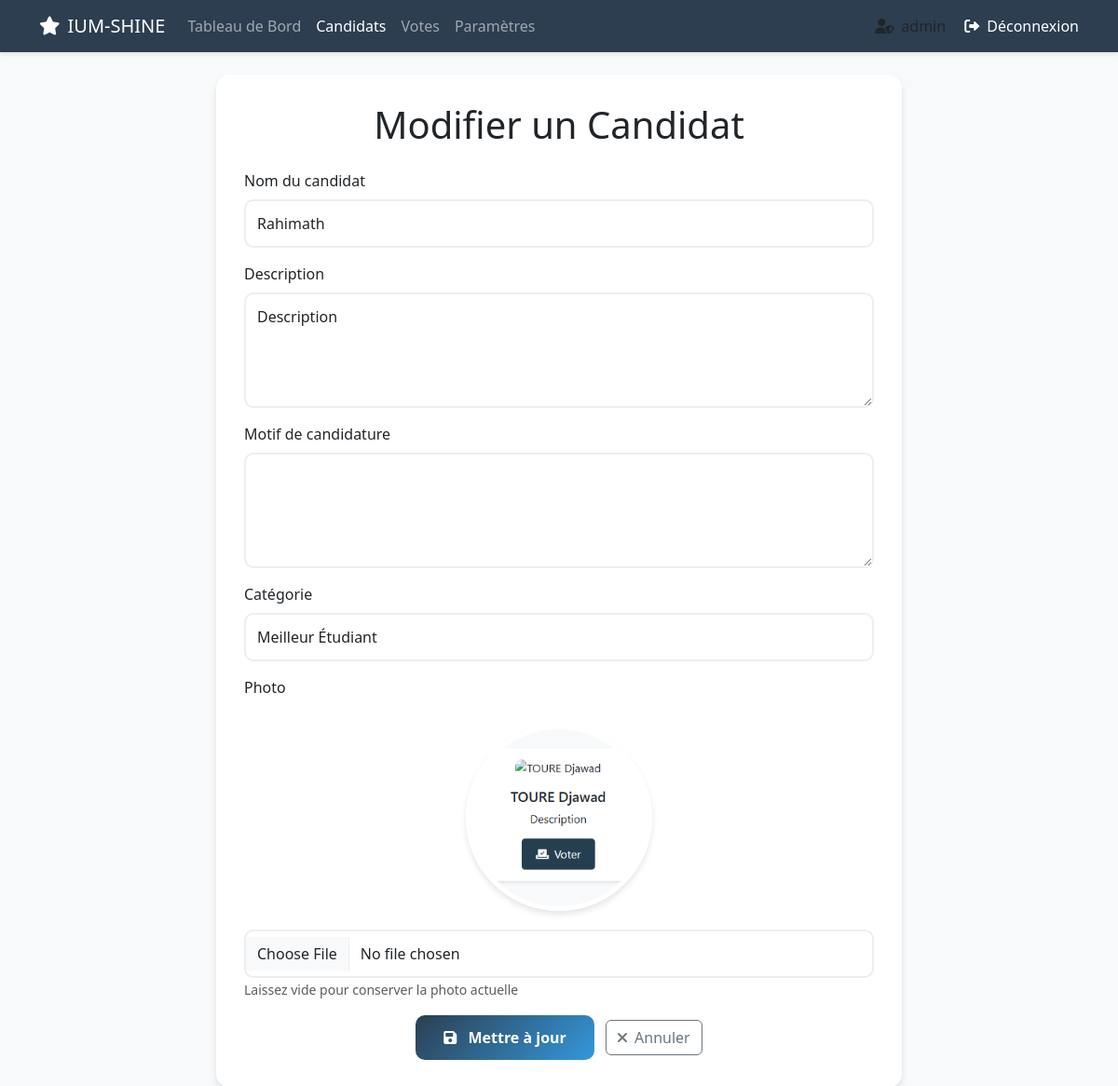
/admin.php?route=candidates&action=edit&id=2 (signed in), run on the app's committed database.
### tables this page shows
CREATE TABLE IF NOT EXISTS `candidates` (
  `id` int NOT NULL AUTO_INCREMENT,
  `category_id` int NOT NULL,
  `name` varchar(100) NOT NULL,
  `description` text,
  `motif` text NOT NULL,
  `photo` varchar(255) DEFAULT NULL,
  `created_at` timestamp NULL DEFAULT CURRENT_TIMESTAMP,
  PRIMARY KEY (`id`),
  KEY `category_id` (`category_id`)
);

CREATE TABLE IF NOT EXISTS `categories` (
  `id` int NOT NULL AUTO_INCREMENT,
  `name` varchar(100) NOT NULL,
  `description` text,
  `created_at` timestamp NULL DEFAULT CURRENT_TIMESTAMP,
  PRIMARY KEY (`id`)
);

### config/database.php (called while the page is built, shortened)
<?php
class Database {
    private $host = "localhost";
    private $db_name = "ium_shine";
    private $username = "root";
    private $password = "";
    public function getConnection() {
        $this->conn = null;
        try {
            $this->conn = new PDO(
                "mysql:host=" . $this->host . ";dbname=" . $this->db_name,
                $this->username,
                $this->password
            );
            $this->conn->setAttribute(PDO::ATTR_ERRMODE, PDO::ERRMODE_EXCEPTION);
            $this->conn->exec("set names utf8");
        } catch(PDOException $e) {
            echo "Erreur de connexion : " . $e->getMessage();
        }
        return $this->conn;
    }
}
?>

### views/admin/candidates/form.php (the view, shortened to what this page needs)
<!DOCTYPE html>
<html lang="fr">
<head>
    <link href="https://cdn.jsdelivr.net/npm/bootstrap@5.3.0/dist/css/bootstrap.min.css" rel="stylesheet">
    <link href="https://cdnjs.cloudflare.com/ajax/libs/font-awesome/6.0.0/css/all.min.css" rel="stylesheet">
</head>
<body>
    <nav class="navbar navbar-expand-lg navbar-dark mb-4">
        <div class="container">
            <a class="navbar-brand" href="admin.php">
                <i class="fas fa-star me-2"></i>IUM-SHINE
            </a>
            <div class="collapse navbar-collapse" id="navbarNav">
                 <ul class="navbar-nav me-auto mb-2 mb-lg-0">
                    <li class="nav-item">
                        <a class="nav-link" href="admin.php">Tableau de Bord</a>
                    </li>
                    <li class="nav-item">
                        <a class="nav-link active" aria-current="page" href="admin.php?route=candidates">Candidats</a>
                    </li>
                    <li class="nav-item">
                        <a class="nav-link" href="admin.php?route=votes">Votes</a>
                    </li>
                     <li class="nav-item">
                        <a class="nav-link" href="admin.php?route=settings">Paramètres</a>
                    </li>
                </ul>
                <div class="admin-info">
                    <i class="fas fa-user-shield me-2"></i><?php echo htmlspecialchars($_SESSION['admin_username']); ?>
                     <a href="admin.php?route=logout" class="text-white text-decoration-none ms-3">
                        <i class="fas fa-sign-out-alt me-2"></i>Déconnexion
                    </a>
                </div>
            </div>
        </div>
    </nav>
    <div class="container mt-4">
        <div class="row justify-content-center">
            <div class="col-md-8">
                <div class="form-card">
                    <h1 class="text-center mb-4">
                        <?php echo isset($candidate) ? 'Modifier' : 'Ajouter'; ?> un Candidat
                    </h1>
                    <form action="" method="POST" enctype="multipart/form-data">
                        <div class="mb-3">
                            <label for="name" class="form-label">Nom du candidat</label>
                            <input type="text" class="form-control" id="name" name="name"
                                   value="<?php echo isset($candidate) ? htmlspecialchars($candidate['name']) : ''; ?>"
                                   required>
                        </div>
                        <div class="mb-3">
                            <label for="description" class="form-label">Description</label>
                            <textarea class="form-control" id="description" name="description" rows="4" required><?php
                                echo isset($candidate) ? htmlspecialchars($candidate['description']) : '';
                            ?></textarea>
                        </div>
                        <div class="mb-3">
                            <label for="motif" class="form-label">Motif de candidature</label>
                            <textarea class="form-control" id="motif" name="motif" rows="4" required><?php
                            ?></textarea>
                        </div>
                        <div class="mb-3">
                            <label for="category_id" class="form-label">Catégorie</label>
                            <select class="form-control" id="category_id" name="category_id" required>
                                <?php foreach ($categories as $category): ?>
                                <option value="<?php echo $category['id']; ?>"
                                        <?php echo (isset($candidate) && $candidate['category_id'] == $category['id']) ? 'selected' : ''; ?>>
                                    <?php echo htmlspecialchars($category['name']); ?>
                                </option>
                                <?php endforeach; ?>
                            </select>
                        </div>
                        <div class="mb-3">
                            <label for="photo" class="form-label">Photo</label>
                            <?php if (isset($candidate) && $candidate['photo']): ?>
                            <img src="<?php echo htmlspecialchars($candidate['photo']); ?>"
                                 alt="Photo actuelle" class="preview-photo">
                            <?php endif; ?>
                            <input type="file" class="form-control" id="photo" name="photo"
                                   accept="image/*" <?php echo !isset($candidate) ? 'required' : ''; ?>>
                            <small class="text-muted">
                                <?php echo isset($candidate) ? 'Laissez vide pour conserver la photo actuelle' : 'Format recommandé : JPG, PNG (max 2MB)'; ?>
                            </small>
                        </div>
                        <div class="text-center">
                            <button type="submit" class="btn btn-submit">
                                <i class="fas fa-save me-2"></i>
                                <?php echo isset($candidate) ? 'Mettre à jour' : 'Ajouter'; ?>
                            </button>
                            <a href="index.php?route=admin-candidates" class="btn btn-outline-secondary ms-2">
                                <i class="fas fa-times me-2"></i>Annuler
                            </a>
                        </div>
                    </form>
                </div>
            </div>
        </div>
    </div>
</body>
</html>

### views/admin/candidates/form.php (style rules this page uses)
:root { --primary-color: #2c3e50; --secondary-color: #3498db; --accent-color: #e74c3c; }
body { font-family: 'Segoe UI', Tahoma, Geneva, Verdana, sans-serif; background-color: #f8f9fa; }
.navbar { background-color: var(--primary-color); box-shadow: 0 2px 4px rgba(0,0,0,0.1); }
.form-card { background: white; border-radius: 15px; padding: 30px; box-shadow: 0 4px 6px rgba(0,0,0,0.1); }
.form-control { border-radius: 10px; padding: 12px; border: 2px solid #eee; }
.btn-submit { background: linear-gradient(135deg, var(--primary-color), var(--secondary-color)); border: none; border-radius: 10px; padding: 12px 30px; color: white; font-weight: bold; }
.preview-photo { width: 200px; height: 200px; object-fit: cover; border-radius: 50%; margin: 20px auto; display: block; border: 5px solid white; box-shadow: 0 4px 6px rgba(0,0,0,0.1); }

### data on the page
candidates: name "Rahimath", description "Description", category_id "Meilleur Étudiant", photo (picture)

### other printed values
$_SESSION['admin_username'] "admin"
